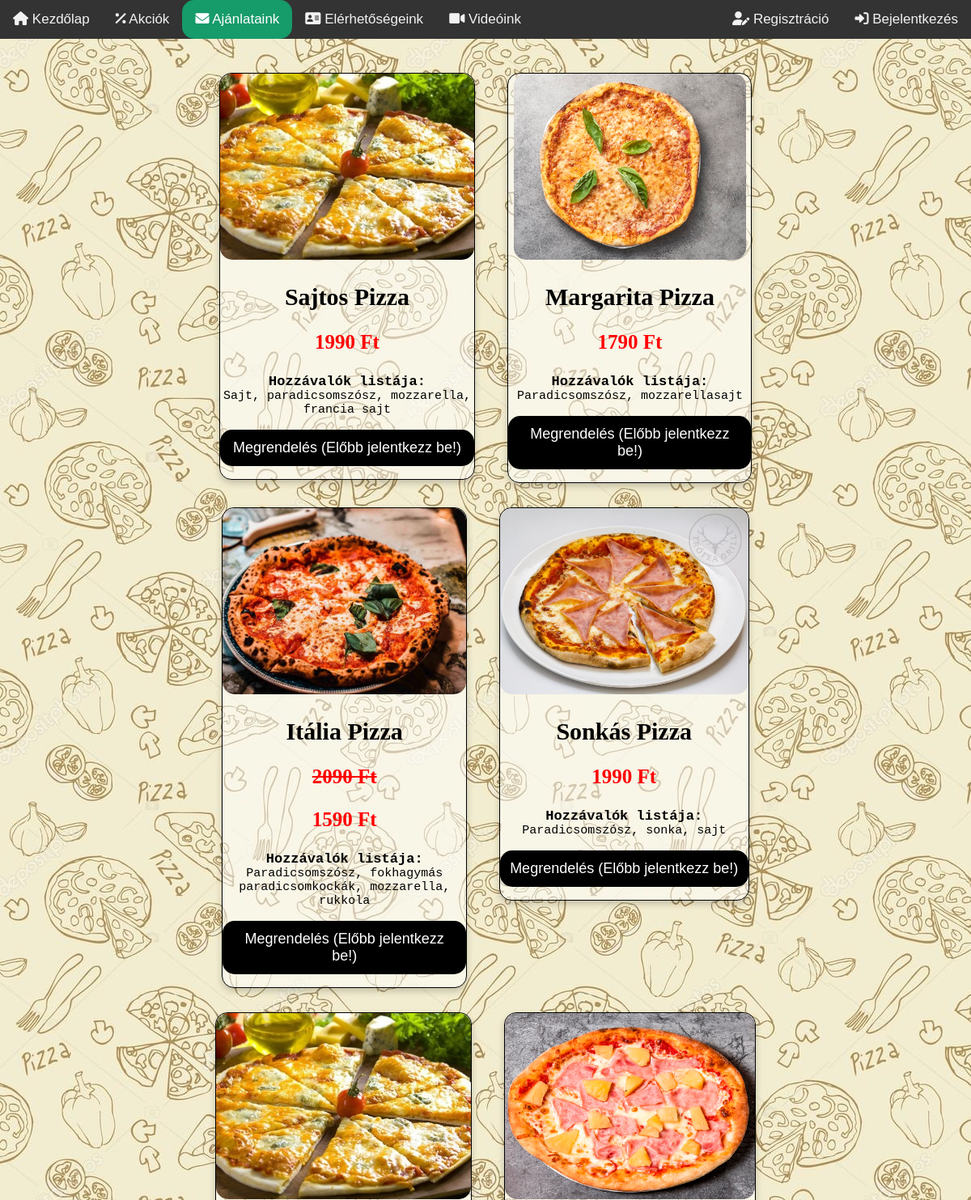
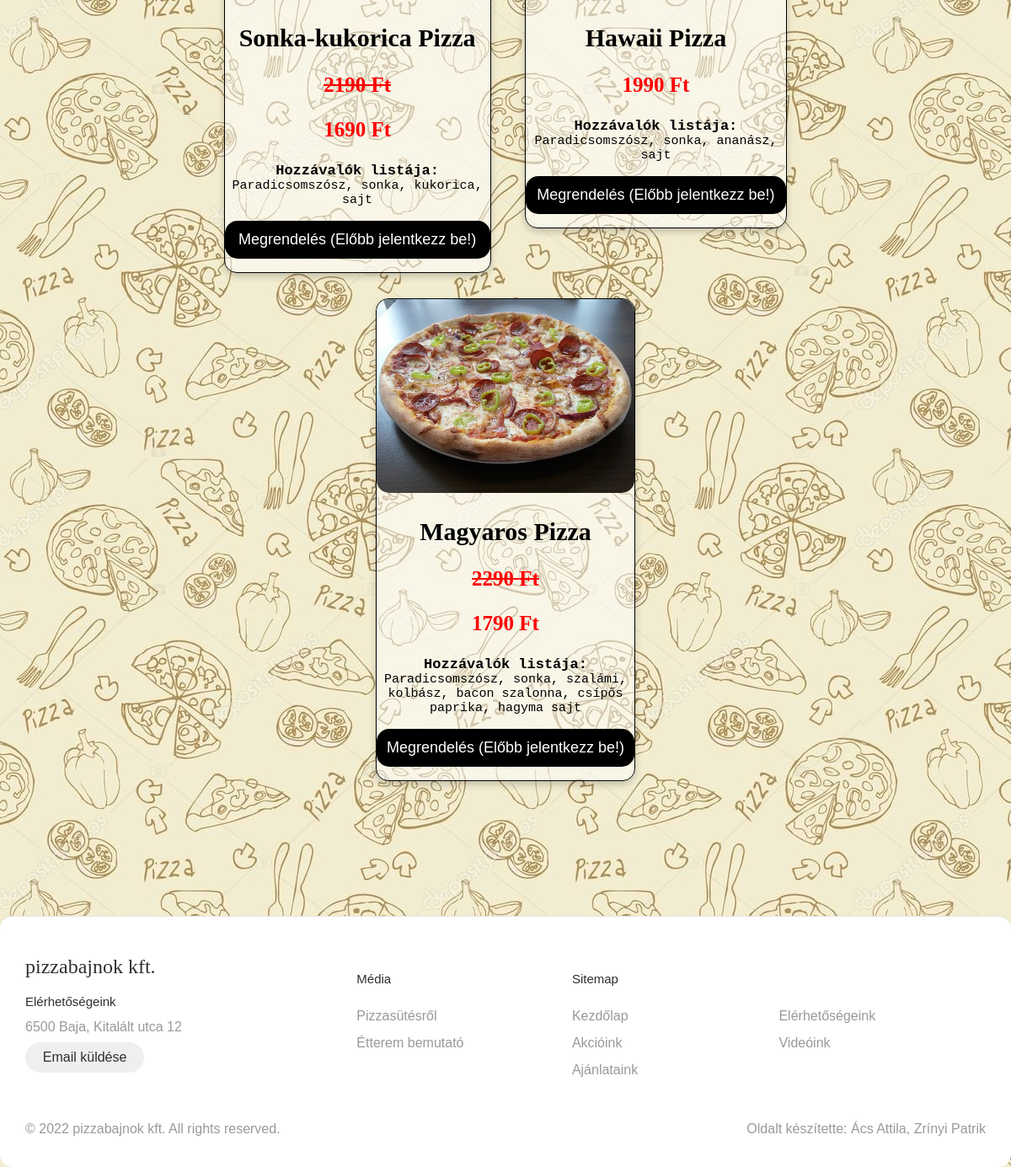
Screenshot of /pages/ajanlataink.php with the database file from the repository (2 pictures, top to bottom).
### tables this page shows
CREATE TABLE `pizzak` (
  `id` int(11) NOT NULL,
  `nev` varchar(255) NOT NULL,
  `ar` int(11) NOT NULL,
  `hozzavalok` varchar(255) NOT NULL,
  `akcios` tinyint(1) NOT NULL DEFAULT '0',
  `kepurl` varchar(255) NOT NULL
);

### helper.php (the view, shortened to what this page needs)
<?php
require_once("connect/connect.php");
function getAllPizza(){
    global $conn;
    $stmt = $conn->prepare("SELECT * FROM `pizzak`");
    $stmt->execute();
    $pizzak = $stmt->fetchAll();
    foreach ($pizzak as $pizza) {
        if($pizza["akcios"] == 0){
            loadNormalArasPizza($pizza);
        }else{
            loadAkciosPizza($pizza);
        }
    }
}
function loadNormalArasPizza($pizza){
    if(isset($_SESSION["uid"])){
        print('<div class="pizza">
        <img src="' . $pizza["kepurl"] . '" alt="' . $pizza["nev"] . '" style="height: 230px">
        <h1 class="pizzacim">' . $pizza["nev"] . '</h1>
        <p class="price">' . $pizza["ar"] . ' Ft</p>
        <p class="hozzavalokcim">Hozzávalók listája:</p>
        <p class="hozzavalok">' . $pizza["hozzavalok"] . '</p>
        <p><button onclick="pizza.addKosar(' . $pizza["id"] . ')">Megrendelés</button></p>
        </div>');
    }else{
        print('<div class="pizza">
        <img src="' . $pizza["kepurl"] . '" alt="' . $pizza["nev"] . '" style="height: 230px">
        <h1 class="pizzacim">' . $pizza["nev"] . '</h1>
        <p class="price">' . $pizza["ar"] . ' Ft</p>
        <p class="hozzavalokcim">Hozzávalók listája:</p>
        <p class="hozzavalok">' . $pizza["hozzavalok"] . '</p>
        <p><button>Megrendelés (Előbb jelentkezz be!)</button></p>
        </div>');
    }
}
function loadAkciosPizza($pizza){
    if(isset($_SESSION["uid"])){
        print('<div class="pizza">
        <img src="' . $pizza["kepurl"] . '" alt="' . $pizza["nev"] . '" style="height: 230px">
        <h1 class="pizzacim">' . $pizza["nev"] . '</h1>
        <p class="priceAkcios">'. $pizza["ar"] .' Ft</p>
        <p class="price">'. (intval($pizza["ar"]) - 500) .' Ft</p>
        <p class="hozzavalokcim">Hozzávalók listája:</p>
        <p class="hozzavalok">' . $pizza["hozzavalok"] . '</p>
        <p><button onclick="pizza.addKosar(' . $pizza["id"] . ')">Megrendelés</button></p>
        </div>');
    }else{
        print('<div class="pizza">
    <img src="' . $pizza["kepurl"] . '" alt="' . $pizza["nev"] . '" style="height: 230px">
    <h1 class="pizzacim">' . $pizza["nev"] . '</h1>
    <p class="priceAkcios">'. $pizza["ar"] .' Ft</p>
    <p class="price">'. (intval($pizza["ar"]) - 500) .' Ft</p>
    <p class="hozzavalokcim">Hozzávalók listája:</p>
    <p class="hozzavalok">' . $pizza["hozzavalok"] . '</p>
    <p><button>Megrendelés (Előbb jelentkezz be!)</button></p>
    </div>');
    }
}
?>

### pages/ajanlataink.php (shortened to what this page needs)
<!DOCTYPE html>
<html lang="hu">
<head>
    <link rel="stylesheet" href="https://cdnjs.cloudflare.com/ajax/libs/font-awesome/6.0.0/css/all.min.css">
    <link rel="stylesheet" href="../css/main.css">
</head>
<body>
<?php require("../include/navigation.php");  ?>
    <main>
        <article id="osszesPizza">
            <?php
                require_once("../helper.php");
                getAllPizza();
            ?>
        </article>
    </main>
</body>
</html>

### include/navigation.php (shortened to what this page needs)
<link rel="stylesheet" href="https://cdnjs.cloudflare.com/ajax/libs/font-awesome/6.0.0/css/all.min.css">
<nav>
    <a class="<?php print($_SERVER['PHP_SELF'] == "/pages/kezdolap.php" ? "active" : ""); ?>" href="/pages/kezdolap.php"><i class="fa fa-home"></i> Kezdőlap</a>
    <a class="<?php print($_SERVER['PHP_SELF'] == "/pages/akciok.php" ? "active" : ""); ?>" href="/pages/akciok.php"><i class="fa fa-percent"></i> Akciók</a>
    <a class="<?php print($_SERVER['PHP_SELF'] == "/pages/ajanlataink.php" ? "active" : ""); ?>" href="/pages/ajanlataink.php"><i class="fa fa-envelope"></i> Ajánlataink</a>
    <a class="<?php print($_SERVER['PHP_SELF'] == "/pages/elerhetosegeink.php" ? "active" : ""); ?>" href="/pages/elerhetosegeink.php"><i class="fa fa-address-card"></i> Elérhetőségeink</a>
    <a class="<?php print($_SERVER['PHP_SELF'] == "/pages/videok.php" ? "active" : ""); ?>" href="/pages/videok.php"><i class="fa fa-video"></i> Videóink</a>
    <?php
        if(isset($_SESSION["username"])) :
    ?>
        <div class="dropdown">
            <button class="dropbtn">Felhasználói funkciók
            <i class="fa fa-caret-down"></i>
            </button>
            <div class="dropdown-content">
            <a class="<?php print($_SERVER['PHP_SELF'] == "/pages/uzenetkuldes.php" ? "active" : ""); ?>" href="/pages/uzenetkuldes.php">Üzenetküldés</a>
            <a class="<?php print($_SERVER['PHP_SELF'] == "/pages/profil.php" ? "active" : ""); ?>" href="/pages/profil.php">Saját profil</a>
            <a class="<?php print($_SERVER['PHP_SELF'] == "/pages/felhasznkeres.php" ? "active" : ""); ?>" href="/pages/felhasznkeres.php">Felhasználó kereső</a>
            <a class="<?php print($_SERVER['PHP_SELF'] == "/pages/rendelesek.php" ? "active" : ""); ?>" href="/pages/rendelesek.php">Rendeléseim</a>
            <a class="<?php print($_SERVER['PHP_SELF'] == "/pages/logout.php" ? "active" : ""); ?>" href="/logout.php">Kijelentkezés</a>
            </div>
        </div>
        <a href="javascript:void(0);" class="icon" onclick="burgermenu()">
            <i class="fa fa-bars"></i>
        </a>
        <div class="kosar">
            <button class="dropbtn">Kosár
                <i class="fa fa-basket-shopping"></i>
            </button>
            <div class="kosar-content" id="kosar-content-append">
                <?php
                    require_once("../connect/connect.php");
                    $stmt = $conn->prepare("SELECT pizzak.id, pizzak.nev, kosar.db FROM `kosar` INNER JOIN pizzak ON kosar.pizzaid = pizzak.id WHERE kosar.kinel = :kinel");
                    $stmt->execute(["kinel" => $_SESSION["uid"]]);
                    $kosar = $stmt->fetchAll();
                    if($kosar !== false){
                        foreach ($kosar as $k) {
                            print('<p id="kosar_pizza_'. $k["id"] .'"><i class="fa-solid fa-pizza-slice"></i> '. $k["nev"] .' <br>
                            Mennyiség: <input type="number" name="pizza_'. $k["id"] .'" onchange="pizza.modifyKosar('. $k["id"] .',this.value)" id="pizza_input_'. $k["id"] .'" value="'. $k["db"] .'"  min="1" max="99">
                            <button onclick="pizza.torolkosar('. $k["id"] .')">Törlés</button>
                            <hr>
                            </p>');
                        }
                    }
                ?>
                <a href="/pages/szamla.php" id="rendelesButton"> Rendelés </a>
            </div>
        </div>
    <?php
        else :
    ?>
        <div class="kosar">
            <a class="<?php print($_SERVER['PHP_SELF'] == "/pages/reg.php" ? "active" : ""); ?>" href="/pages/reg.php"><i class="fa fa-user-pen"></i>  Regisztráció</a>
            <a class="<?php print($_SERVER['PHP_SELF'] == "/pages/login.php" ? "active" : ""); ?>" href="/pages/login.php"><i class="fa fa-right-to-bracket"></i>  Bejelentkezés</a>
        </div>
    <?php endif; ?>
</nav>

### css/main.css (style rules this page uses)
* { border-radius: 15px; }
body { background-image: url("../img/hatter.jpg"); background-repeat: repeat-x; }
main { margin: auto; margin-top: 50px; width: 85%; padding: 10px; text-align: center; }
.pizza { box-shadow: 0 4px 8px 0 rgba(0, 0, 0, 0.2); background-color: rgba(255, 255, 255, 0.5); max-width: 300px; margin: auto; margin-left: 20px; margin-right: 20px; margin-top: 30px; text-align: center; border: 1px solid black; display: inline-table; transition: 0.3s; }
.pizzacim { font-family: 'Brush Script MT', cursive; font-size: 30px; }
.price { color: red; font-size: 25px; font-family: Didot, Didot LT STD, Hoefler Text, Garamond, Times New Roman, serif; font-weight: bolder; }
.priceAkcios { text-decoration: line-through; color: red; font-size: 25px; font-family: Didot, Didot LT STD, Hoefler Text, Garamond, Times New Roman, serif; font-weight: bolder; }
.hozzavalokcim { font-family: 'Courier New', Courier, monospace; font-size: 17px; font-weight: bolder; margin-bottom: 0; }
.hozzavalok { margin-top: 0; font-family: 'Courier New', Courier, monospace; font-size: 15px; }
.pizza button { border: none; outline: 0; padding: 12px; color: white; background-color: #000; text-align: center; cursor: pointer; width: 100%; font-size: 18px; transition: 0.5s; }
footer { margin-top: 150px; display: flex; flex-flow: row wrap; padding: 30px 30px 20px 30px; color: #2f2f2f; background-color: #fff; border-top: 1px solid #e5e5e5; }
footer>* { flex: 1 100%; }
.footer__addr { margin-right: 1.25em; margin-bottom: 2em; }
.footer__logo { font-family: 'Pacifico', cursive; font-weight: 400; text-transform: lowercase; font-size: 1.5rem; }
.footer__addr h2 { margin-top: 1.3em; font-size: 15px; font-weight: 400; }
.nav__title { font-weight: 400; font-size: 15px; }
footer address { font-style: normal; color: #999; }
.footer__btn { display: flex; align-items: center; justify-content: center; height: 36px; max-width: max-content; background-color: rgb(33, 33, 33, 0.07); border-radius: 100px; color: #2f2f2f; line-height: 0; margin: 0.6em 0; font-size: 1rem; padding: 0 1.3em; }
footer ul { list-style: none; padding-left: 0; }
footer li { line-height: 2em; }
footer a { text-decoration: none; }
.footer__nav { display: flex; flex-flow: row wrap; }
.footer__nav>* { flex: 1 50%; margin-right: 1.25em; }
.nav__ul a { color: #999; }
.nav__ul--extra { column-count: 2; column-gap: 1.25em; }
.legal { display: flex; flex-wrap: wrap; color: #999; }
.legal__links { display: flex; align-items: center; }
@media screen and (min-width: 24.375em) { .legal .legal__links { margin-left: auto; } }
@media screen and (min-width: 700px) { .footer__nav>* { flex: 1; } }
@media screen and (min-width: 700px) { .nav__item--extra { flex-grow: 2; } }
@media screen and (min-width: 700px) { .footer__addr { flex: 1 0px; } }
@media screen and (min-width: 700px) { .footer__nav { flex: 2 0px; } }

### include/navigation.php (style rules this page uses)
body { margin: 0; font-family: Arial, Helvetica, sans-serif; }
nav { background-color: #333; position: fixed; top: 0; width: 100%; border-radius: 0px !important; z-index: 10; }
nav a { float: left; display: block; color: #f2f2f2; text-align: center; padding: 14px 16px; text-decoration: none; font-size: 17px; }
nav a.active { background-color: #169b6a; color: white; }
.kosar { float: right; position: relative; }

### rows the page displays
pizzak: kepurl (picture), nev "Sajtos Pizza", ar "1990", hozzavalok "Sajt, paradicsomszósz, mozzarella, francia sajt"
pizzak: kepurl (picture), nev "Margarita Pizza", ar "1790", hozzavalok "Paradicsomszósz, mozzarellasajt"
pizzak: kepurl (picture), nev "Itália Pizza", ar "2090", intval($pizza['ar'])-500 "1590", hozzavalok "Paradicsomszósz, fokhagymás paradicsomkockák, mozzarella, rukkola"
pizzak: kepurl (picture), nev "Sonkás Pizza", ar "1990", hozzavalok "Paradicsomszósz, sonka, sajt"
pizzak: kepurl (picture), nev "Sonka-kukorica Pizza", ar "2190", intval($pizza['ar'])-500 "1690", hozzavalok "Paradicsomszósz, sonka, kukorica, sajt"
pizzak: kepurl (picture), nev "Hawaii Pizza", ar "1990", hozzavalok "Paradicsomszósz, sonka, ananász, sajt"
pizzak: kepurl (picture), nev "Magyaros Pizza", ar "2290", intval($pizza['ar'])-500 "1790", hozzavalok "Paradicsomszósz, sonka, szalámi, kolbász, bacon szalonna, csípős paprika, hagyma sajt"
